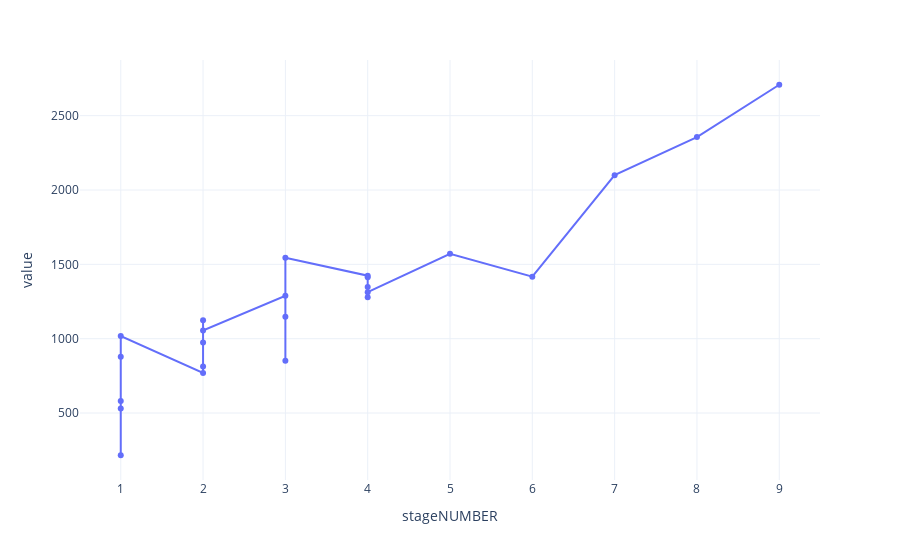

Write notebook code for a chart like this one.
### Code cell
fig = px.line(melted[melted.variable == "myocardium"], x="stageNUMBER", y="value",
              markers=True ,template="plotly_white")
fig

### Figure 1 — Plotly figure (JSON) as saved in the notebook; plotly's stock layout.template omitted (floating-point values rounded to 4 significant figures)
{"data": [{"hovertemplate": "stageNUMBER=%{x}<br>value=%{y}<extra></extra>", "legendgroup": "", "line": {"color": "#636efa", "dash": "solid"}, "marker": {"symbol": "circle"}, "mode": "markers+lines", "name": "", "orientation": "v", "showlegend": false, "type": "scatter", "x": [1, 1, 1, 1, 1, 2, 2, 2, 2, 2, 3, 3, 3, 3, 4, 4, 4, 4, 4, 5, 6, 7, 8, 9], "xaxis": "x", "y": [581, 878, 216, 530, 1018, 770, 1124, 813, 975, 1055, 1288, 1148, 852, 1544, 1424, 1347, 1279, 1414, 1313, 1571, 1417, 2100, 2356, 2708], "yaxis": "y"}], "layout": {"legend": {"tracegroupgap": 0}, "margin": {"t": 60}, "xaxis": {"anchor": "y", "domain": [0, 1], "title": {"text": "stageNUMBER"}}, "yaxis": {"anchor": "x", "domain": [0, 1], "title": {"text": "value"}}}}
